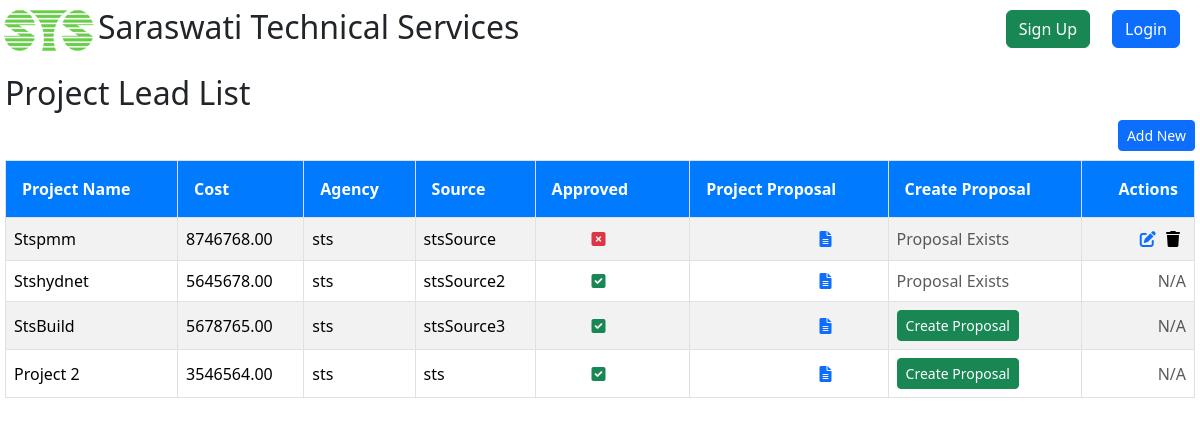
Page /project/plList/ on the committed database.
### Project/models.py (models this page shows, shortened)
class ProjectLead(models.Model):
    projectName = models.CharField(max_length=50)
    cost = models.DecimalField(max_digits=15, decimal_places=2, blank=True, null=True)
    agency = models.CharField(max_length=30, blank=True, null=True)
    approved = models.BooleanField(default=False,null=True,blank=True)
    description = models.TextField(blank=True, null=True)
    sector = models.ForeignKey(Sector, on_delete=models.CASCADE, blank=True, null=True)
    scopeItem = models.ForeignKey(ScopeItem, on_delete=models.CASCADE, blank=True, null=True)
    source = models.CharField(max_length=30)
    sourceDescription = models.TextField(blank=True, null=True)

### Project/views.py (the view)
# urls.py: path('plList/', views.plList, name='plList'),
def plList(request):
    projectLeads = ProjectLead.objects.all()
    context = {"projectLeads": projectLeads}
    return render(request, "project/plList.html", context)

### Project/templates/project/plList.html (shortened to what this page needs)
{% extends "registration/base.html" %}
{% block content %}
<h2>Project Lead List</h2>
<a href="{% url 'plCreateView' %}">
    <button type="button" class="btn btn-primary btn-sm" style="float:right;">Add New</button>
</a>
<table class="table table-striped table-hover mt-5">
    <thead>
        <tr class="m-5 p-8">
            <th class="text-start border">Project Name</th>
            <th class="text-start border">Cost</th>
            <th class="text-start border">Agency</th>
            <th class="text-start border">Source</th>
            <th class="text-start border">Approved</th>
            <th class="text-start border">Project Proposal</th>
            <th class="text-start border">Create Proposal</th>
            <th class="text-end border">Actions</th>
        </tr>
    </thead>
    <tbody>
        {% for pl in projectLeads %}
            <tr>
                <td class="text-start border">{{ pl.projectName }}</td>
                <td class="text-start border">{{ pl.cost }}</td>
                <td class="text-start border">{{ pl.agency }}</td>
                <td class="text-start border">{{ pl.source }}</td>
                <td class="text-start border">
                    {% if pl.approved %}
                        <i class="fas fa-check-square text-success mx-5" title="Approved"></i>
                    {% else %}
                        <i class="fas fa-times-square text-danger mx-5" title="Not Approved"></i>
                    {% endif %}
                </td>
                <td class="text-end border">
                    <a href="{% url 'ppList' pl.id %}" class="mx-5" title="View Project Proposal"><i class="fas fa-file-alt"></i></a>
                </td>
<td class="text-start border">
    {% if not pl.projectproposal %}
        <a href="{% url 'ppCreateView' pl.id %}">
            <button type="button" class="btn btn-success btn-sm">Create Proposal</button>
        </a>
    {% else %}
        <span class="text-muted">Proposal Exists</span>
    {% endif %}
</td>
                <td class="text-end border">
                    {% if not pl.approved %}
                        <a href="{% url 'plUpdateView' pl.id %}" title="Edit ProjectLead"><i class="fas fa-edit"></i></a>
                        <form action="{% url 'plDeleteView' pl.id %}" method="post" style="display:inline;" id="delete-form-{{ pl.id }}">
                            <button type="submit" style="background: none; border: none; cursor: pointer;" title="Delete ProjectLead">
                                <i class="fas fa-trash" aria-hidden="true"></i>
                            </button>
                        </form>
                    {% else %}
                        <span class="text-muted">N/A</span>
                    {% endif %}
                </td>
            </tr>
        {% endfor %}
    </tbody>
</table>
{% endblock %}

### Base/templates/registration/base.html (style rules this page uses)
html, body { height: 100%; margin: 0; overflow-x,overflow-y: hidden; }
.table-striped tbody tr:nth-of-type(odd) { background-color: #f9f9f9; }
.table-striped tbody tr:nth-of-type(even) { background-color: #ffffff; }
.table th, .table td { vertical-align: middle; }
.table thead th { background-color: #007bff; color: white; text-align: center; }
.table th { padding: 1rem; }

### rows in the picture
ProjectLead: projectName "Stspmm", cost "8746768.00", agency "sts", source "stsSource", approved False (drawn), shows "Proposal Exists"
ProjectLead: projectName "Stshydnet", cost "5645678.00", agency "sts", source "stsSource2", approved True (drawn), shows "Proposal Exists"
ProjectLead: projectName "StsBuild", cost "5678765.00", agency "sts", source "stsSource3", approved True (drawn), shows "Create Proposal"
ProjectLead: projectName "Project 2", cost "3546564.00", agency "sts", source "sts", approved True (drawn), shows "Create Proposal"
